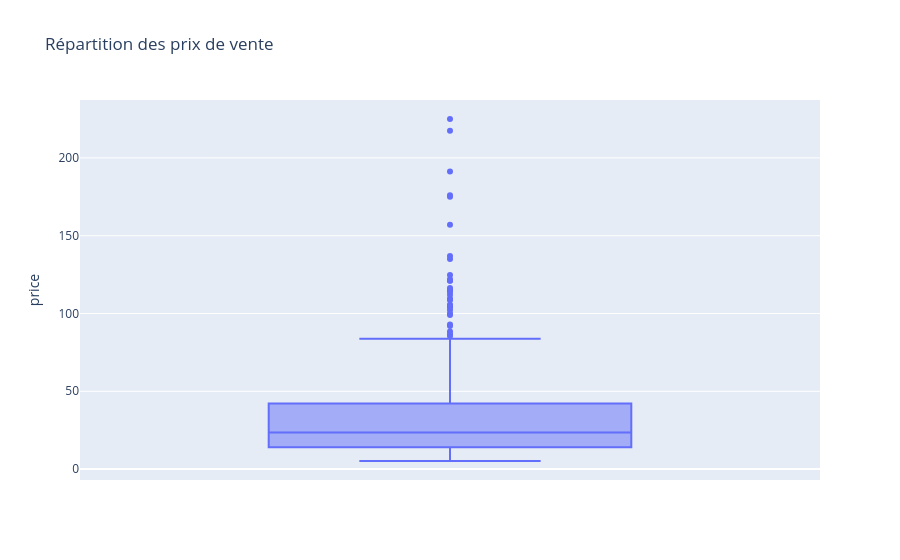

This figure's notebook cell:
### Code cell
#Autre méthode avec plotly express
fig = px.box(df_merge, y="price", points="outliers", title="Répartition des prix de vente")
fig.show()

### Figure 1 — Plotly figure (JSON) as saved in the notebook; plotly's stock layout.template omitted (floating-point values rounded to 4 significant figures; data arrays with more than 128 entries replaced by an {"elided": "..."} marker saying what was removed)
{"data": [{"alignmentgroup": "True", "boxpoints": "outliers", "hovertemplate": "price=%{y}<extra></extra>", "legendgroup": "", "marker": {"color": "#636efa"}, "name": "", "notched": false, "offsetgroup": "", "orientation": "v", "showlegend": false, "type": "box", "x0": " ", "xaxis": "x", "y": {"elided": "714 float values"}, "y0": " ", "yaxis": "y"}], "layout": {"boxmode": "group", "legend": {"tracegroupgap": 0}, "title": {"text": "Répartition des prix de vente"}, "xaxis": {"anchor": "y", "domain": [0, 1]}, "yaxis": {"anchor": "x", "domain": [0, 1], "title": {"text": "price"}}}}
